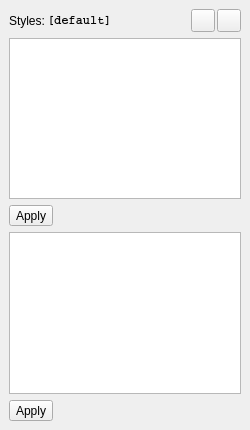
<?xml version="1.0" encoding="UTF-8"?>
<ui version="4.0">
 <class>StylePalette</class>
 <widget class="QDockWidget" name="StylePalette">
  <property name="geometry">
   <rect>
    <x>0</x>
    <y>0</y>
    <width>250</width>
    <height>430</height>
   </rect>
  </property>
  <property name="minimumSize">
   <size>
    <width>250</width>
    <height>430</height>
   </size>
  </property>
  <property name="floating">
   <bool>true</bool>
  </property>
  <property name="windowTitle">
   <string>Styles</string>
  </property>
  <widget class="QWidget" name="dockWidgetContents">
   <layout class="QVBoxLayout" name="verticalLayout">
    <item>
     <layout class="QHBoxLayout" name="horizontalLayout_2">
      <property name="spacing">
       <number>2</number>
      </property>
      <property name="topMargin">
       <number>0</number>
      </property>
      <item>
       <widget class="QLabel" name="label">
        <property name="text">
         <string>Styles:</string>
        </property>
       </widget>
      </item>
      <item>
       <widget class="QLabel" name="styleFile">
        <property name="sizePolicy">
         <sizepolicy hsizetype="Expanding" vsizetype="Preferred">
          <horstretch>0</horstretch>
          <verstretch>0</verstretch>
         </sizepolicy>
        </property>
        <property name="font">
         <font>
          <family>Courier</family>
          <weight>75</weight>
          <bold>true</bold>
         </font>
        </property>
        <property name="text">
         <string>[default]</string>
        </property>
       </widget>
      </item>
      <item>
       <widget class="QToolButton" name="buttonOpenTikzstyles">
        <property name="toolTip">
         <string>New Project</string>
        </property>
        <property name="text">
         <string/>
        </property>
        <property name="icon">
         <iconset resource="tikzit.qrc">
          <normaloff>:/images/document-open.svg</normaloff>:/images/document-open.svg</iconset>
        </property>
       </widget>
      </item>
      <item>
       <widget class="QToolButton" name="buttonRefreshTikzstyles">
        <property name="text">
         <string/>
        </property>
        <property name="icon">
         <iconset resource="tikzit.qrc">
          <normaloff>:/images/refresh.svg</normaloff>:/images/refresh.svg</iconset>
        </property>
       </widget>
      </item>
     </layout>
    </item>
    <item>
     <widget class="QListView" name="styleListView">
      <property name="font">
       <font>
        <pointsize>8</pointsize>
        <italic>true</italic>
       </font>
      </property>
     </widget>
    </item>
    <item>
     <layout class="QHBoxLayout" name="layoutButtons">
      <property name="spacing">
       <number>2</number>
      </property>
      <item>
       <widget class="QToolButton" name="buttonApplyNodeStyle">
        <property name="minimumSize">
         <size>
          <width>0</width>
          <height>0</height>
         </size>
        </property>
        <property name="text">
         <string>Apply</string>
        </property>
       </widget>
      </item>
      <item>
       <spacer name="horizontalSpacer">
        <property name="orientation">
         <enum>Qt::Horizontal</enum>
        </property>
        <property name="sizeHint" stdset="0">
         <size>
          <width>40</width>
          <height>20</height>
         </size>
        </property>
       </spacer>
      </item>
     </layout>
    </item>
    <item>
     <widget class="QListView" name="listView"/>
    </item>
    <item>
     <layout class="QHBoxLayout" name="horizontalLayout">
      <property name="spacing">
       <number>2</number>
      </property>
      <item>
       <widget class="QToolButton" name="toolButton">
        <property name="text">
         <string>Apply</string>
        </property>
       </widget>
      </item>
      <item>
       <spacer name="horizontalSpacer_2">
        <property name="orientation">
         <enum>Qt::Horizontal</enum>
        </property>
        <property name="sizeHint" stdset="0">
         <size>
          <width>40</width>
          <height>20</height>
         </size>
        </property>
       </spacer>
      </item>
     </layout>
    </item>
   </layout>
  </widget>
 </widget>
 <resources>
  <include location="tikzit.qrc"/>
 </resources>
 <connections/>
</ui>
